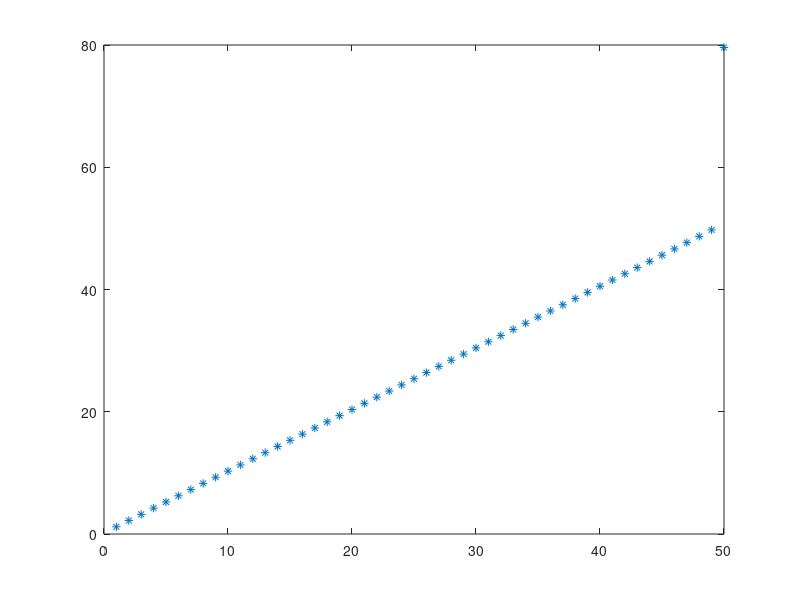
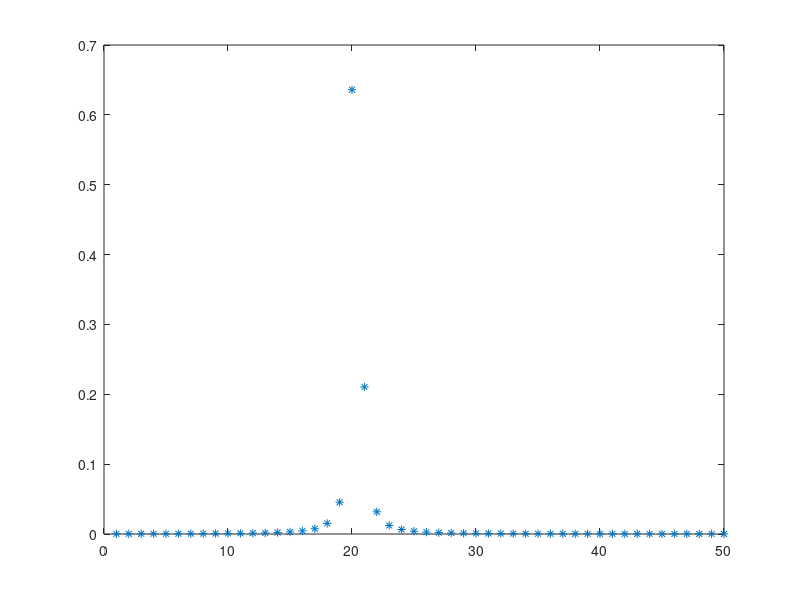

Recreate these plots in MATLAB, in order.
% spectrum of a toy hamiltonian 
clear all; close all; clc; 

delta = 1;
coupling = 1;

N = 50;

H = zeros(N, N);
for s = 1: N 
    H(s,s) = s*delta;
end

H = H + coupling * ones(N, N);
[VV,DD] = eig(H);
dd = diag(DD);

h1 = figure;
plot(1:N, dd ,'*')

dd(2:end) - dd(1:(end-1))

h2 = figure;
ind =20;
den = abs(VV(:,ind)).^2;
plot(1:N, den, '*' )